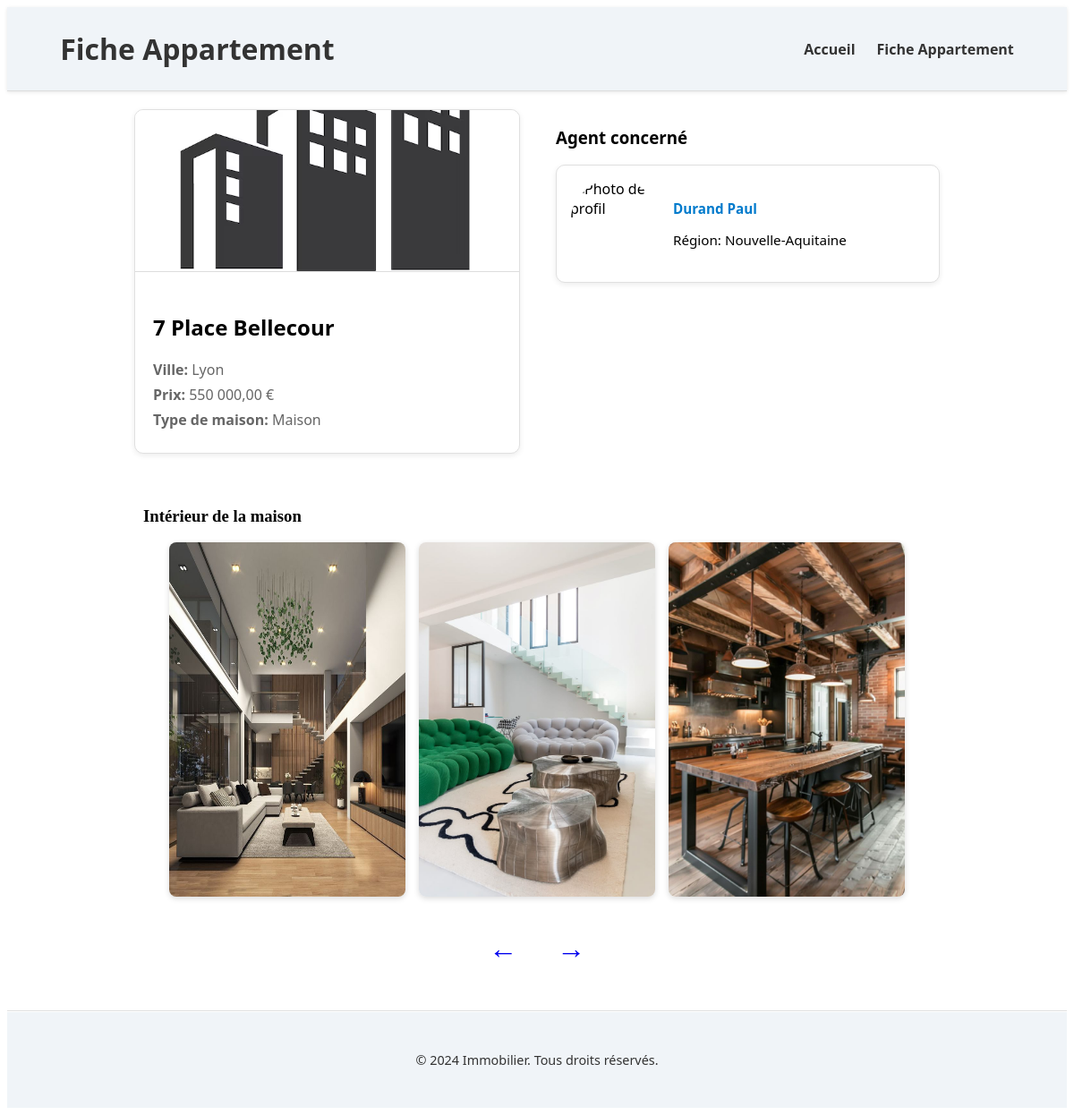
Page /page2.php?id=4 on the committed database.
### tables this page shows
CREATE TABLE proprietes (
    id_propriete INT AUTO_INCREMENT PRIMARY KEY,
    adresse VARCHAR(100),
    ville VARCHAR(50),
    prix DECIMAL(10, 2),
    type_maison VARCHAR(50)
);

CREATE TABLE agents (
    id_agent INT AUTO_INCREMENT PRIMARY KEY,
    nom VARCHAR(50),
    prenom VARCHAR(50),
    region VARCHAR(50)
);

### page2.php (the view, shortened to what this page needs)
<?php
$bd = 'immobilier';
$bdd = dbconnect($bd);
$apartment_id = isset($_GET['id']) ? intval($_GET['id']) : 0;
$ids = [];
$sql_ids = "SELECT p.id_propriete FROM proprietes p ORDER BY p.id_propriete ASC";
$result_ids = mysqli_query($bdd, $sql_ids);
if ($result_ids) {
    while ($row = mysqli_fetch_assoc($result_ids)) {
        $ids[] = $row['id_propriete'];
    }
}
$current_index = array_search($apartment_id, $ids);
$prev_id = $ids[$current_index - 1] ?? null;
$next_id = $ids[$current_index + 1] ?? null;
if ($apartment_id > 0) {
    $sql = "SELECT p.*, a.nom AS agent_nom, a.prenom AS agent_prenom, a.region AS agent_region, a.id_agent
            FROM proprietes p
            JOIN listings l ON p.id_propriete = l.id_propriete
            JOIN agents a ON l.id_agent = a.id_agent
            WHERE p.id_propriete = $apartment_id";
    $result = mysqli_query($bdd, $sql);
    $apartment = $result ? mysqli_fetch_assoc($result) : null;
}
?>
<!DOCTYPE html>
<html lang="fr">
<head>
    <link rel="stylesheet" href="style.css" />
</head>
<body>
<header class="site-header">
    <div class="container">
        <h1>Fiche Appartement</h1>
        <nav>
            <ul class="nav-links">
                <li><a href="index.php">Accueil</a></li>
                <li><a href="#">Fiche Appartement</a></li>
            </ul>
        </nav>
    </div>
</header>
<div class="container" style="padding: 20px; max-width: 900px; margin: auto;">
<?php if ($apartment): ?>
    <div style="display: flex; gap: 40px; margin-bottom: 30px;">
        <div class="property-card" style="flex: 1;">
            <img src="image/appartement.png" alt="Appartement" class="property-image" />
            <div class="property-details">
                <h2><?php echo htmlspecialchars($apartment['adresse']); ?></h2>
                <p><strong>Ville:</strong> <?php echo htmlspecialchars($apartment['ville']); ?></p>
                <p><strong>Prix:</strong> <?php echo number_format($apartment['prix'], 2, ',', ' '); ?> €</p>
                <p><strong>Type de maison:</strong> <?php echo htmlspecialchars($apartment['type_maison']); ?></p>
            </div>
        </div>
        <div class="agent-info" style="flex: 1; font-family: 'Segoe UI', Tahoma, Geneva, Verdana, sans-serif;">
            <h3>Agent concerné</h3>
            <div class="agent-card" style="border: 1px solid #e0e0e0; border-radius: 10px; padding: 15px; display: flex; gap: 15px; align-items: center; background-color: #ffffff; box-shadow: 0 2px 6px rgba(0,0,0,0.08);">
                <img src="image/profil.png" alt="Photo de profil" style="width: 100px; height: 100px; object-fit: cover; border-radius: 50%;" />
                <div class="agent-details" style="font-size: 0.95em;">
                    <p><a href="agent.php?id=<?php echo $apartment['id_agent']; ?>" style="font-weight: 700; color: #007acc; text-decoration: none;"><?php echo htmlspecialchars($apartment['agent_nom'] . ' ' . $apartment['agent_prenom']); ?></a></p>
                    <p>Région: <?php echo htmlspecialchars($apartment['agent_region']); ?></p>
                </div>
            </div>
        </div>
    </div>
    <div class="interior-section" style="max-width: 900px; margin: 20px auto; padding: 10px;">
        <h3>Intérieur de la maison</h3>
        <div style="display: flex; gap: 15px; flex-wrap: wrap; justify-content: center;">
            <img src="image/4.jpeg" alt="Intérieur 1" style="width: 30%; border-radius: 8px; box-shadow: 0 2px 6px rgba(0,0,0,0.15);" />
            <img src="image/5.jpeg" alt="Intérieur 2" style="width: 30%; border-radius: 8px; box-shadow: 0 2px 6px rgba(0,0,0,0.15);" />
            <img src="image/7.jpeg" alt="Intérieur 3" style="width: 30%; border-radius: 8px; box-shadow: 0 2px 6px rgba(0,0,0,0.15);" />
        </div>
    </div>
    <div class="navigation" style="text-align: center; margin: 30px 0;">
        <?php if ($prev_id !== null): ?>
            <a href="page2.php?id=<?php echo $prev_id; ?>" style="font-size: 2em; margin-right: 20px; text-decoration: none;">&#8592;</a>
        <?php endif; ?>
        <?php if ($next_id !== null): ?>
            <a href="page2.php?id=<?php echo $next_id; ?>" style="font-size: 2em; margin-left: 20px; text-decoration: none;">&#8594;</a>
        <?php endif; ?>
    </div>
<?php else: ?>
    <p>Aucune propriété trouvée.</p>
<?php endif; ?>
</div>
<footer class="site-footer">
    <div class="container">
        <p>&copy; 2024 Immobilier. Tous droits réservés.</p>
    </div>
</footer>
</body>
</html>

### style.css (style rules this page uses)
.property-card { border: 1px solid #e0e0e0; border-radius: 10px; width: 300px; box-shadow: 0 2px 6px rgba(0,0,0,0.08); overflow: hidden; font-family: 'Segoe UI', Tahoma, Geneva, Verdana, sans-serif; background-color: #ffffff; transition: transform 0.25s ease, box-shadow 0.25s ease; }
.property-image { width: 100%; height: 180px; object-fit: cover; border-bottom: 1px solid #ddd; }
.property-details { padding: 20px; }
.property-details p { margin: 6px 0; color: #666; font-size: 1em; }
.site-header { background-color: #f0f4f8; color: #333; padding: 25px 0; box-shadow: 0 1px 4px rgba(0,0,0,0.1); border-bottom: 1px solid #ddd; }
.site-header .container { width: 90%; max-width: 1200px; margin: 0 auto; display: flex; align-items: center; justify-content: space-between; }
.site-header h1 { margin: 0; font-size: 2em; font-weight: 700; font-family: 'Segoe UI', Tahoma, Geneva, Verdana, sans-serif; }
.site-header ul li { margin: 0; font-size: 1em; font-weight: 700; font-family: 'Segoe UI', Tahoma, Geneva, Verdana, sans-serif; }
.nav-links { list-style: none; margin: 0; padding: 0; display: flex; gap: 24px; }
.nav-links li a { color: #333; text-decoration: none; font-weight: 600; transition: color 0.3s ease; }
.site-footer { background-color: #f0f4f8; color: #333; padding: 30px 0; border-top: 1px solid #e0e0e0; text-align: center; font-family: 'Segoe UI', Tahoma, Geneva, Verdana, sans-serif; font-size: 0.9em; box-shadow: inset 0 1px 0 #ffffff; }
.site-footer .container { width: 90%; max-width: 1200px; margin: 0 auto; }

### rows in the picture
proprietes: adresse "7 Place Bellecour", ville "Lyon", prix "550 000,00", type_maison "Maison", agents.nom+prenom "Durand Paul", agents.region "Nouvelle-Aquitaine"
